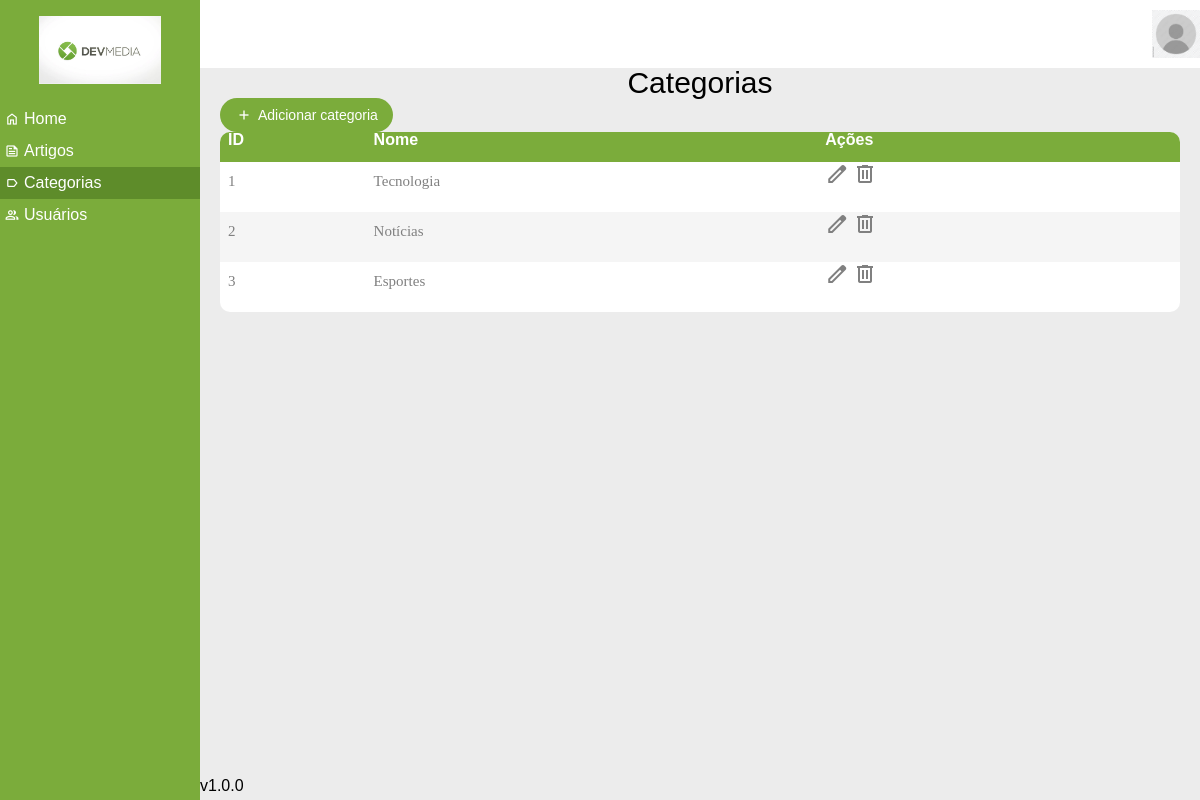
Page /view/pages/categorias.php on the committed database.
### tables this page shows
CREATE TABLE categorias (
    id INT AUTO_INCREMENT PRIMARY KEY,
    nome VARCHAR(255) NOT NULL
);

### model/CategoriaModel.php (called while the page is built, shortened)
<?php
class CategoriaModel
{
    private $conn;
    public function __construct($conn)
    {
        $this->conn = $conn;
    }
    public function listar()
    {
        $stmt = $this->conn->query("SELECT * FROM categorias");
        return $stmt->fetchAll(PDO::FETCH_ASSOC);
    }
}

### view/pages/categorias.php (the view, shortened to what this page needs)
<?php
require_once '../components/head.php';
require_once __DIR__ . '/../../model/CategoriaModel.php';
require_once __DIR__ . '/../../config/database.php';
$categoriaModel = new CategoriaModel($conn);
?>
<body class="content">
    <?php require_once '../components/navbar.php'; ?>
    <?php require_once '../components/sidebar.php'; ?>
    <main class="content-grid">
        <h1>Categorias</h1>
        <div>
            <a href="adicionar_categoria.php" class="add-button">
                <span class="material-symbols-outlined">add</span>
                Adicionar categoria
            </a>
        </div>
        <table>
            <thead>
                <tr>
                    <th>ID</th>
                    <th>Nome</th>
                    <th>Ações</th>
                </tr>
            </thead>
            <tbody>
                <?php foreach ($categoriaModel->listar() as $categoria) : ?>
                    <tr>
                        <td><?= $categoria['id'] ?></td>
                        <td><?= $categoria['nome'] ?></td>
                        <td>
                            <a href="editar_categoria.php?id=<?= $categoria['id'] ?>"><span class="material-symbols-outlined">edit</span></a>
                            <a href="excluir_categoria.php?id=<?= $categoria['id'] ?>"><span class="material-symbols-outlined">delete</span></a>
                        </td>
                    </tr>
                <?php endforeach; ?>
            </tbody>
        </table>
    </main>
    <?php require_once '../components/footer.php'; ?>
</body>
</html>

### view/assets/css/style.css (style rules this page uses)
:root { --page-background-color: #ececec; --navbar-background-color: #ffffff; --sidebar-background-color: #7bac3b; --sidebar-active-background-color: #5e8c2a; --text-white: #ffffff; }
body { background-color: var(--page-background-color); }
.content { display: grid; grid-template-columns: 200px 1fr; grid-template-rows: 68px 1fr 22px; }

### view/assets/css/table.css (style rules this page uses)
* { margin: 0px; padding: 0px; box-sizing: border-box; }
body, html { height: 100%; font-family: sans-serif; }
.content-grid { padding-left: 20px; padding-right: 20px; }
a { margin: 0px; transition: all 0.4s; -webkit-transition: all 0.4s; -o-transition: all 0.4s; -moz-transition: all 0.4s; text-decoration: none; color: unset; }
h1,h2,h3,h4,h5,h6 { margin: 0px; }
table { border-spacing: 1; border-collapse: collapse; background: white; border-radius: 10px; overflow: hidden; width: 100%; margin: 0 auto; position: relative; }
table * { position: relative; }
table td, table th { padding-left: 8px; }
table thead tr { height: 30px; background: #7bac3b; }
table tbody tr { height: 50px; }
table tbody tr:last-child { border: 0; }
table td, table th { text-align: left; }
tbody tr:nth-child(even) { background-color: #f5f5f5; }
tbody tr { font-family: OpenSans-Regular; font-size: 15px; color: #808080; line-height: 1.2; font-weight: unset; }
th { font-weight: bold; color: white; }

### view/assets/css/components/content.css (style rules this page uses)
.content-grid { height: calc(100vh - 68px - 22px); grid-column: 2; grid-row: 2; overflow: auto; }

### view/assets/css/components/add_form.css (style rules this page uses)
.content-grid h1 { font-size: 30px; text-align: center; }

### view/assets/css/components/add_buttom.css (style rules this page uses)
.add-button { display: inline-flex; align-items: center; gap: 5px; padding: 8px 15px; background-color: #7bac3b; color: white; text-decoration: none; border-radius: 20px; font-size: 14px; cursor: pointer; transition: background-color 0.3s ease; }
.add-button .material-symbols-outlined { font-size: 18px; }

### rows in the picture
categorias: id "1", nome "Tecnologia"
categorias: id "2", nome "Notícias"
categorias: id "3", nome "Esportes"
